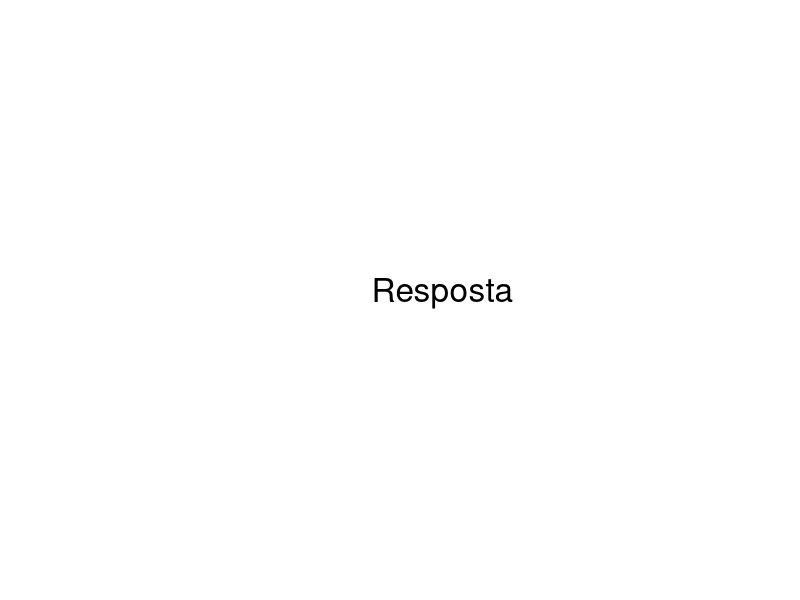
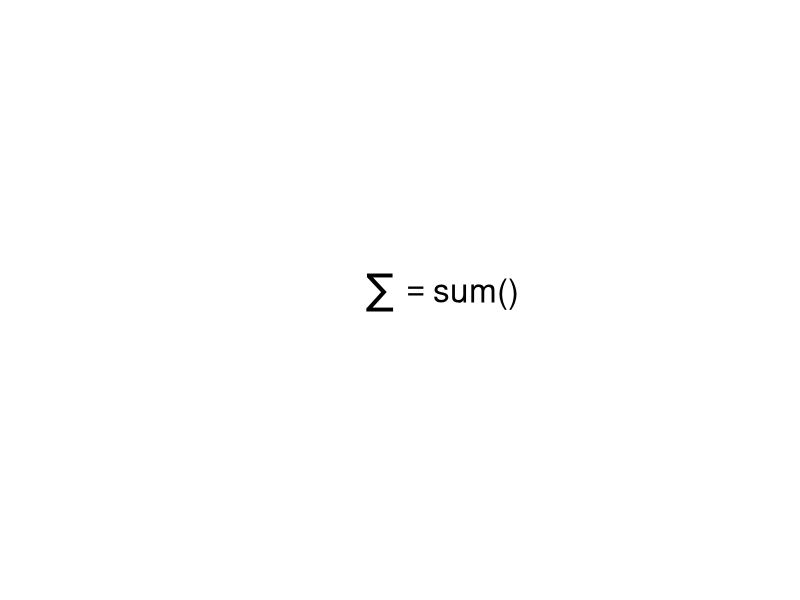
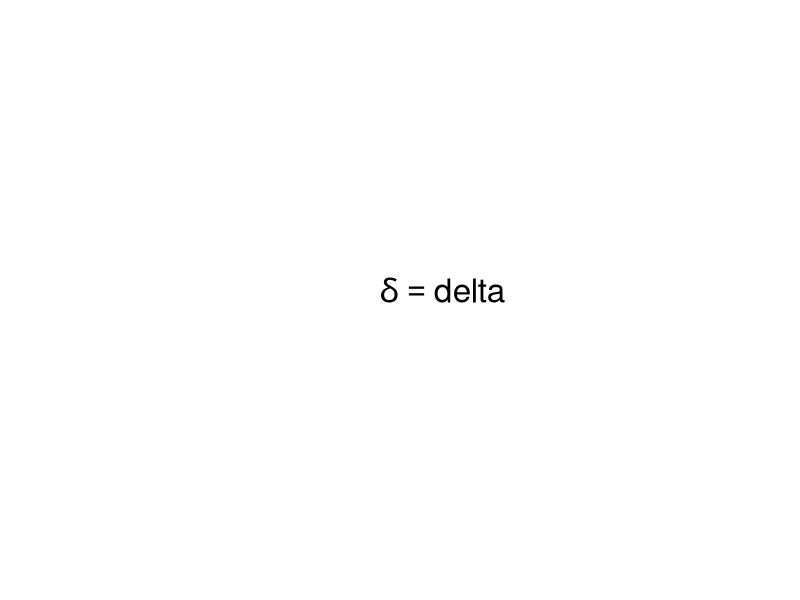
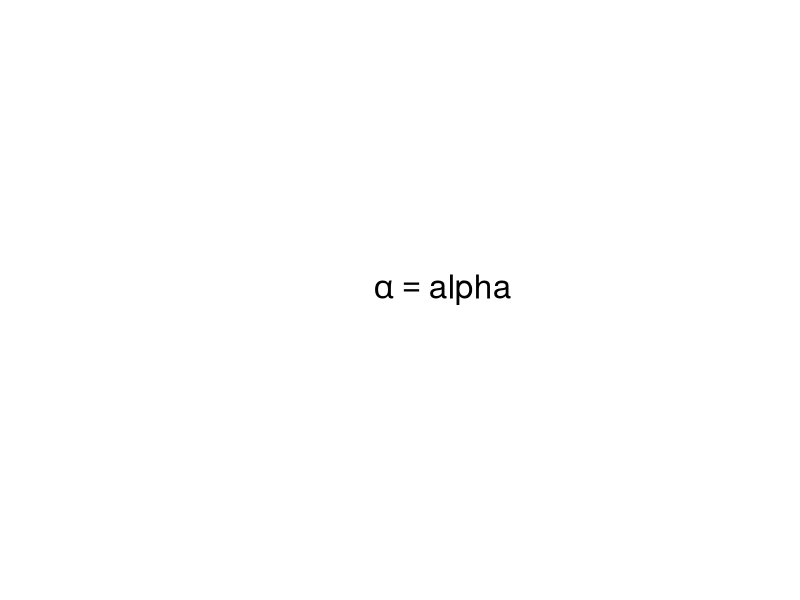
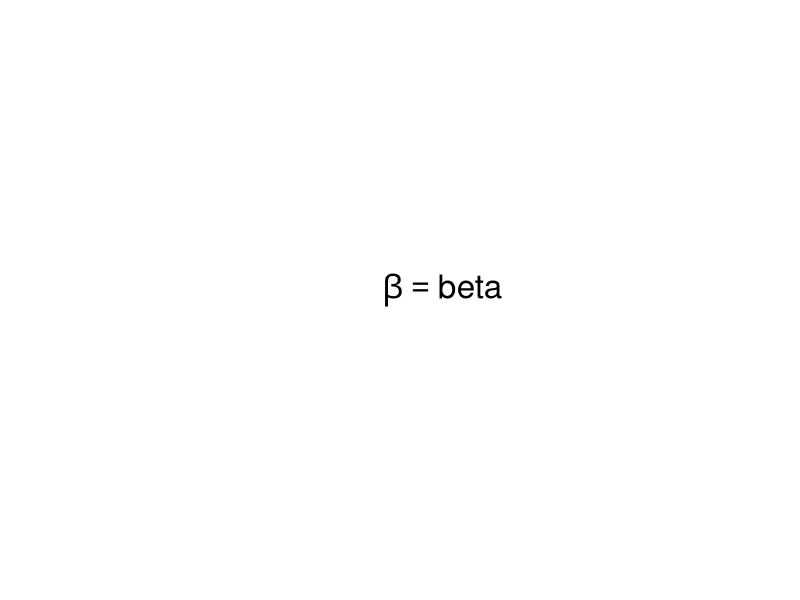
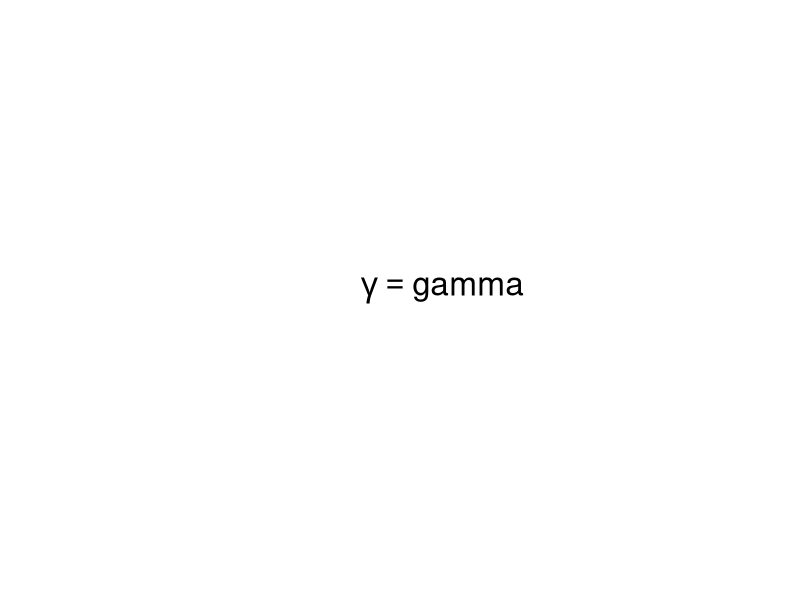
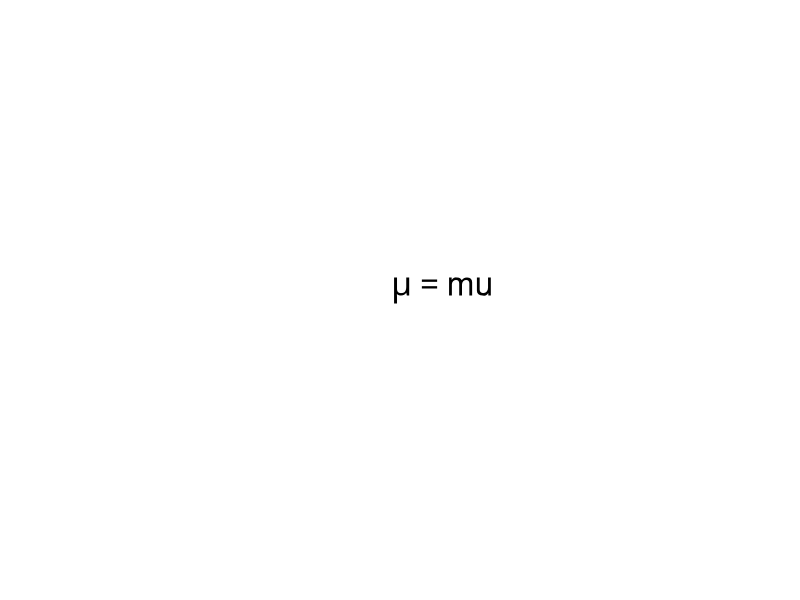
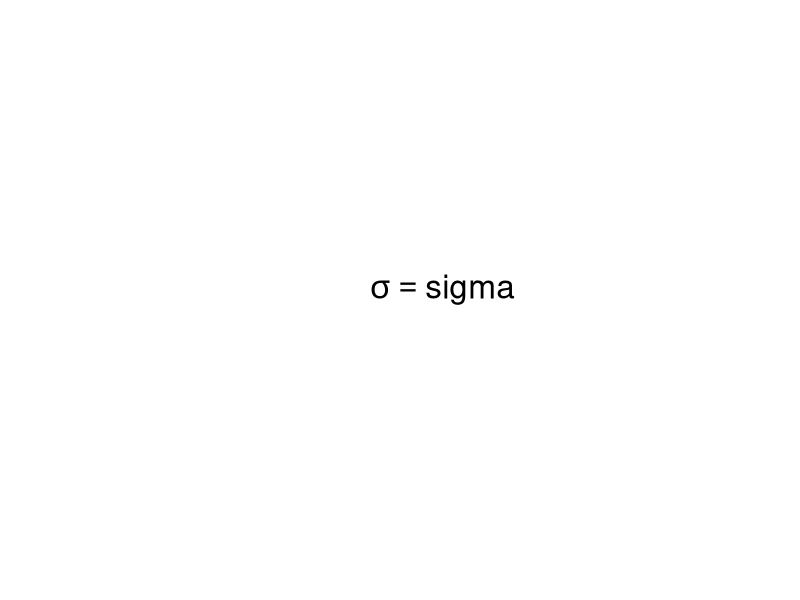

Source code (R) for these figures, in order:
## ---- chunk 1
plot(1,1,axes=F, col="white", ylab="",xlab="")
legend("center",
       legend="Resposta", 
       bty="n", 
       cex=2)
## ---- chunk 2
plot(1,1,axes=F, col="white", ylab="",xlab="")
legend("center",
       legend=expression(sum()=="sum()"), 
       bty="n", 
       cex=2)
## ---- chunk 3
plot(1,1,axes=F, col="white", ylab="",xlab="")
legend("center",
       legend=expression(delta == "delta"), 
       bty="n", 
       cex=2)
## ---- chunk 4
plot(1,1,axes=F, col="white", ylab="",xlab="")
legend("center",
       legend=expression(alpha == "alpha"), 
       bty="n", 
       cex=2)
## ---- chunk 5
plot(1,1,axes=F, col="white", ylab="",xlab="")
legend("center",
       legend=expression(beta =="beta"), 
       bty="n", 
       cex=2)
## ---- chunk 6
plot(1,1,axes=F, col="white", ylab="",xlab="")
legend("center",
       legend=expression(gamma == "gamma"), 
       bty="n", 
       cex=2)
## ---- chunk 7
plot(1,1,axes=F, col="white", ylab="",xlab="")
legend("center",
       legend=expression(mu == "mu"), 
       bty="n", 
       cex=2)
## ---- chunk 8
plot(1,1,axes=F, col="white", ylab="",xlab="")
legend("center",
       legend=expression(sigma == "sigma"), 
       bty="n", 
       cex=2)
## ---- chunk 9
plot(1,1,axes=F, col="white", ylab="",xlab="")
legend("center",
       legend=expression(pi == "pi"), 
       bty="n", 
       cex=2)
## ---- chunk 10
plot(1,1,axes=F, col="white", ylab="",xlab="")
legend("center",
       legend=expression(epsilon == "epsilon"), 
       bty="n", 
       cex=2)
## ---- chunk 11
plot(1,1,axes=F, col="white", ylab="",xlab="")
legend("center",
       legend=expression(lambda == "lambda"), 
       bty="n", 
       cex=2)
## ---- chunk 12
plot(1,1,axes=F, col="white", ylab="",xlab="")
legend("center",
       legend=expression(italic(A) == "italic(A)"), 
       bty="n", 
       cex=2)
## ---- chunk 13
plot(1,1,axes=F, col="white", ylab="",xlab="")
legend("center",legend=
      expression(bold(A) == "bold(A)"), 
       bty="n", 
       cex=2)
## ---- chunk 14
plot(1,1,axes=F, col="white", ylab="",xlab="")
legend("center", 
       legend = expression(sigma^2==frac(sum((X[i]-mu)^2,i==1,n),N)), 
       bty="n", 
       cex=2)
## ---- chunk 15
plot(1,1,axes=F, col="white", ylab="",xlab="")
legend("center",
       legend=expression(hat(Y) == "hat(y)"), 
       bty="n", 
       cex=2)
## ---- chunk 16
plot(1,1,axes=F, col="white", ylab="",xlab="")
legend("center",
       legend=expression(bar(x) =="bar(x)"), 
       bty="n", 
       cex=2)
## ---- chunk 17
plot(1,1,axes=F, col="white", ylab="",xlab="")
legend("center",
       legend=expression(sqrt(Y)=="sqrt(Y)"), 
       bty="n", 
       cex=2)
## ---- chunk 18
plot(1,1,axes=F, col="white", ylab="",xlab="")
legend("center",
       legend=expression(x^2 == "x^2"), 
       bty="n", 
       cex=2)
## ---- chunk 19
plot(1,1,axes=F, col="white", ylab="",xlab="")
legend("center",
       legend=expression(x[2] == "x[2]"), 
       bty="n", 
       cex=2)
## ---- chunk 20
plot(1,1,axes=F, col="white", ylab="",xlab="")
legend("center",legend=
expression("nome\nresposta"=="nome\\nresposta"), 
bty="n", 
cex=2)
## ---- chunk 21
plot(1,1,axes=F, col="white", ylab="",xlab="")
legend("center",
legend=expression(hat(Y)==ax^2+bx+c,R^2==0.99), 
bty="n", 
cex=2)
## ---- chunk 22
plot(1,1,axes=F, col="white", ylab="",xlab="")
legend("center",
legend=expression(hat(Y)==ax^2+bx+c,R^2==0.99,italic(p-valor)==0.0001),
bty="n", cex=2)
## ---- chunk 23
plot(1,1,axes=F, col="white", ylab="",xlab="")
legend("center",
legend=expression(Produtividade~(kg~ha^-1)), 
       bty="n", 
       cex=2)
## ---- chunk 24
plot(1,1,axes=F, col="white", ylab="",xlab="")
legend("center",legend=
expression(H[2]*0[2]~(mu*"mol"~g^-1~MFPA)), 
       bty="n", 
       cex=2)
## ---- chunk 25
plot(1,1,axes=F, col="white", ylab="",xlab="")
legend("center", 
legend=expression(MSPA~(g~kg^-1)), 
       bty="n", 
       cex=2)
## ---- chunk 26
plot(1,1,axes=F, col="white", ylab="",xlab="")
legend("center",legend=
expression(bold(italic(A)) == "bold(italic(A))"), 
       bty="n", 
       cex=2)
## ---- chunk 27
plot(1,1,axes=F, col="white", ylab="",xlab="")
legend("center",
legend=expression(hat(Y)==ax^2+bx+c), 
       bty="n", 
       cex=2)
